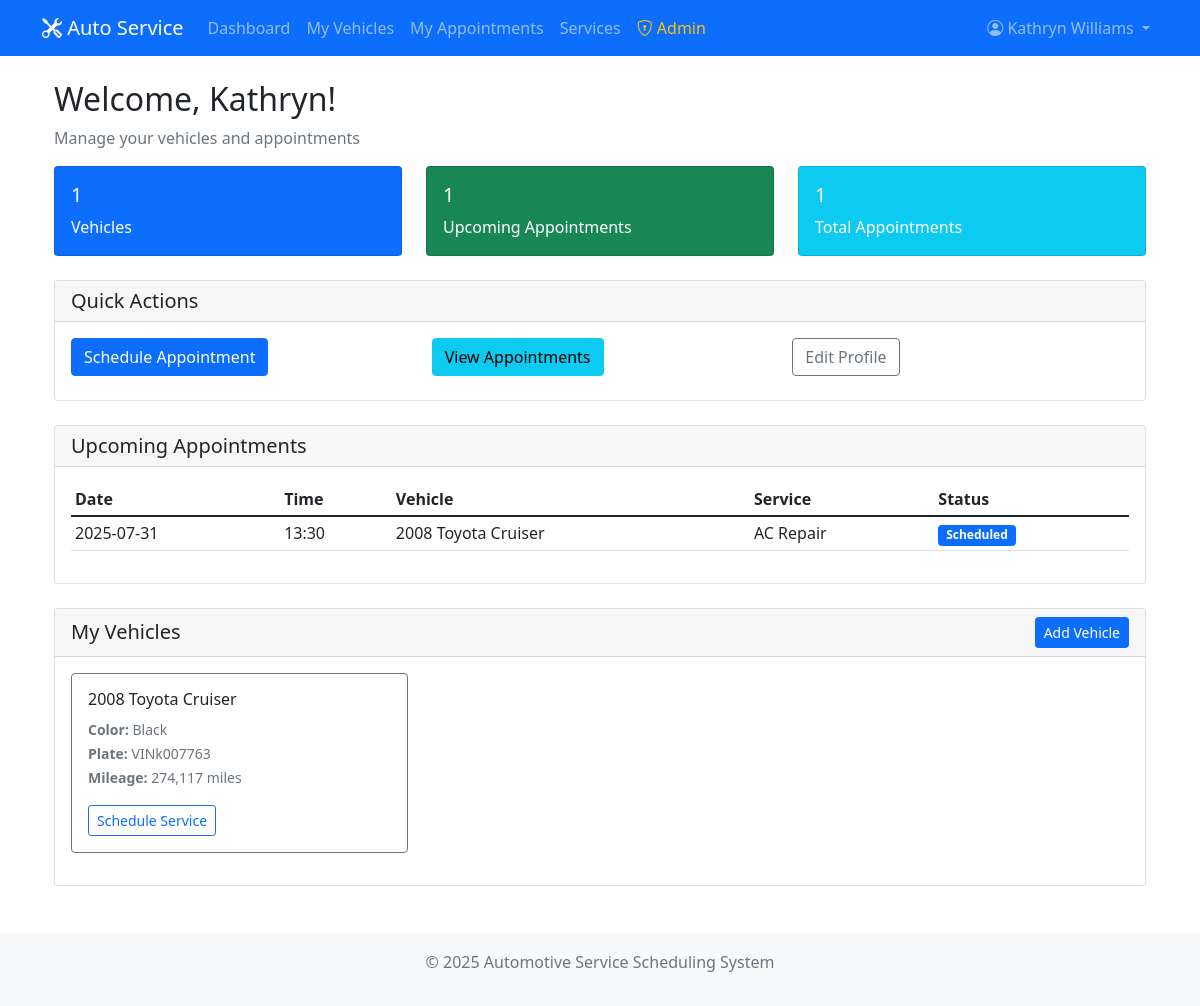
The app's page /dashboard (signed in), older data.
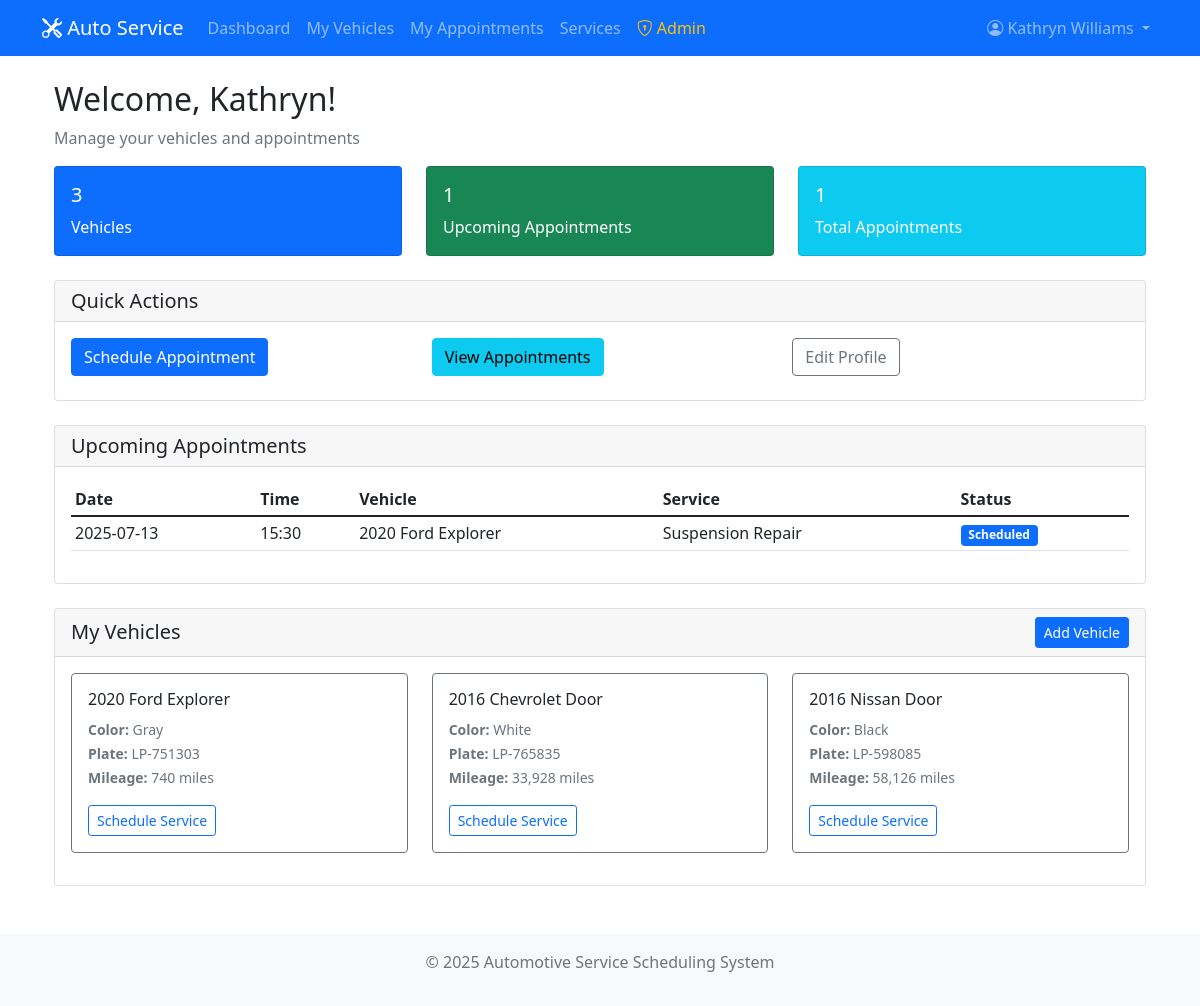
The same page, newer data.
### tables this page shows
CREATE TABLE customers (
    id INTEGER PRIMARY KEY AUTOINCREMENT,
    first_name TEXT NOT NULL,
    last_name TEXT NOT NULL,
    email TEXT UNIQUE NOT NULL,
    password TEXT NOT NULL,
    phone TEXT NOT NULL,
    address TEXT,
    created_at TIMESTAMP DEFAULT CURRENT_TIMESTAMP
);

CREATE TABLE appointments (
    id INTEGER PRIMARY KEY AUTOINCREMENT,
    customer_id INTEGER NOT NULL,
    vehicle_id INTEGER NOT NULL,
    service_id INTEGER NOT NULL,
    appointment_date DATE NOT NULL,
    appointment_time TIME NOT NULL,
    status TEXT DEFAULT 'scheduled',
    notes TEXT,
    created_at TIMESTAMP DEFAULT CURRENT_TIMESTAMP,
    FOREIGN KEY (customer_id) REFERENCES customers (id),
    FOREIGN KEY (vehicle_id) REFERENCES vehicles (id),
    FOREIGN KEY (service_id) REFERENCES services (id)
);

CREATE TABLE vehicles (
    id INTEGER PRIMARY KEY AUTOINCREMENT,
    customer_id INTEGER NOT NULL,
    make TEXT NOT NULL,
    model TEXT NOT NULL,
    year INTEGER NOT NULL,
    vin TEXT UNIQUE,
    license_plate TEXT,
    color TEXT,
    mileage INTEGER,
    created_at TIMESTAMP DEFAULT CURRENT_TIMESTAMP,
    FOREIGN KEY (customer_id) REFERENCES customers (id)
);

CREATE TABLE services (
    id INTEGER PRIMARY KEY AUTOINCREMENT,
    name TEXT NOT NULL,
    description TEXT,
    estimated_duration INTEGER NOT NULL, -- in minutes
    price DECIMAL(10,2) NOT NULL,
    is_active BOOLEAN DEFAULT 1
);

### app.py (the view)
@app.route('/dashboard')
@login_required
def dashboard():
    customer_id = session['customer_id']
    conn = get_db_connection()
    vehicles = conn.execute(
        'SELECT * FROM vehicles WHERE customer_id = ? ORDER BY year DESC, make, model',
        (customer_id,)
    ).fetchall()
    appointments = conn.execute('''
        SELECT a.*, v.make, v.model, v.year, s.name as service_name, s.price
        FROM appointments a
        JOIN vehicles v ON a.vehicle_id = v.id
        JOIN services s ON a.service_id = s.id
        WHERE a.customer_id = ?
        ORDER BY a.appointment_date DESC, a.appointment_time DESC
    ''', (customer_id,)).fetchall()
    upcoming_appointments = conn.execute('''
        SELECT a.*, v.make, v.model, v.year, s.name as service_name, s.price
        FROM appointments a
        JOIN vehicles v ON a.vehicle_id = v.id
        JOIN services s ON a.service_id = s.id
        WHERE a.customer_id = ? AND a.appointment_date >= date('now')
        ORDER BY a.appointment_date ASC, a.appointment_time ASC
    ''', (customer_id,)).fetchall()
    conn.close()
    current_customer = get_current_customer()
    return render_template('dashboard.html',
                         current_customer=current_customer,
                         vehicles=vehicles,
                         appointments=appointments,
                         upcoming_appointments=upcoming_appointments)

### app.py (called while the page is built)
def get_db_connection():
    conn = sqlite3.connect(DATABASE)
    conn.row_factory = sqlite3.Row
    return conn

def login_required(f):
    @wraps(f)
    def decorated_function(*args, **kwargs):
        if 'customer_id' not in session:
            flash('Please log in to access this page.', 'warning')
            return redirect(url_for('login'))
        return f(*args, **kwargs)
    return decorated_function

def get_current_customer():
    if 'customer_id' not in session:
        return None
    conn = get_db_connection()
    customer = conn.execute(
        'SELECT * FROM customers WHERE id = ?',
        (session['customer_id'],)
    ).fetchone()
    conn.close()
    return customer

### templates/dashboard.html (shortened to what this page needs)
{% extends "base.html" %}
{% block content %}
<div class="container mt-4">
    <div class="row">
        <div class="col-12">
            <h2>Welcome, {{ current_customer.first_name }}!</h2>
            <p class="text-muted">Manage your vehicles and appointments</p>
        </div>
    </div>
    <div class="row mb-4">
        <div class="col-md-4">
            <div class="card bg-primary text-white">
                <div class="card-body">
                    <h5 class="card-title">{{ vehicles|length }}</h5>
                    <p class="card-text">Vehicles</p>
                </div>
            </div>
        </div>
        <div class="col-md-4">
            <div class="card bg-success text-white">
                <div class="card-body">
                    <h5 class="card-title">{{ upcoming_appointments|length }}</h5>
                    <p class="card-text">Upcoming Appointments</p>
                </div>
            </div>
        </div>
        <div class="col-md-4">
            <div class="card bg-info text-white">
                <div class="card-body">
                    <h5 class="card-title">{{ appointments|length }}</h5>
                    <p class="card-text">Total Appointments</p>
                </div>
            </div>
        </div>
    </div>
    <div class="row mb-4">
        <div class="col-12">
            <div class="card">
                <div class="card-header">
                    <h5 class="mb-0">Quick Actions</h5>
                </div>
                <div class="card-body">
                    <div class="row">
                        <div class="col-md-4">
                            <a href="{{ url_for('add_appointment') }}" class="btn btn-primary btn-block mb-2">
                                 Schedule Appointment
                            </a>
                        </div>
                        <div class="col-md-4">
                            <a href="{{ url_for('my_appointments') }}" class="btn btn-info btn-block mb-2">
                                 View Appointments
                            </a>
                        </div>
                        <div class="col-md-4">
                            <a href="{{ url_for('profile') }}" class="btn btn-outline-secondary btn-block mb-2">
                                 Edit Profile
                            </a>
                        </div>
                    </div>
                </div>
            </div>
        </div>
    </div>
    {% if upcoming_appointments %}
    <div class="row mb-4">
        <div class="col-12">
            <div class="card">
                <div class="card-header">
                    <h5 class="mb-0">Upcoming Appointments</h5>
                </div>
                <div class="card-body">
                    <div class="table-responsive">
                        <table class="table table-sm">
                            <thead>
                                <tr>
                                    <th>Date</th>
                                    <th>Time</th>
                                    <th>Vehicle</th>
                                    <th>Service</th>
                                    <th>Status</th>
                                </tr>
                            </thead>
                            <tbody>
                                {% for appointment in upcoming_appointments[:5] %}
                                <tr>
                                    <td>{{ appointment.appointment_date }}</td>
                                    <td>{{ appointment.appointment_time }}</td>
                                    <td>{{ appointment.year }} {{ appointment.make }} {{ appointment.model }}</td>
                                    <td>{{ appointment.service_name }}</td>
                                    <td>
                                        <span class="badge bg-primary">{{ appointment.status.title() }}</span>
                                    </td>
                                </tr>
                                {% endfor %}
                            </tbody>
                        </table>
                    </div>
                </div>
            </div>
        </div>
    </div>
    {% endif %}
    <div class="row">
        <div class="col-12">
            <div class="card">
                <div class="card-header d-flex justify-content-between align-items-center">
                    <h5 class="mb-0">My Vehicles</h5>
                    <a href="{{ url_for('add_vehicle') }}" class="btn btn-sm btn-primary">
                         Add Vehicle
                    </a>
                </div>
                <div class="card-body">
                    {% if vehicles %}
                    <div class="row">
                        {% for vehicle in vehicles %}
                        <div class="col-md-6 col-lg-4 mb-3">
                            <div class="card border-secondary">
                                <div class="card-body">
                                    <h6 class="card-title">{{ vehicle.year }} {{ vehicle.make }} {{ vehicle.model }}</h6>
                                    <p class="card-text text-muted">
                                        <small>
                                            {% if vehicle.color %}<strong>Color:</strong> {{ vehicle.color }}<br>{% endif %}
                                            {% if vehicle.license_plate %}<strong>Plate:</strong> {{ vehicle.license_plate }}<br>{% endif %}
                                            {% if vehicle.mileage %}<strong>Mileage:</strong> {{ "{:,}".format(vehicle.mileage) }} miles{% endif %}
                                        </small>
                                    </p>
                                    <a href="{{ url_for('add_appointment') }}?vehicle_id={{ vehicle.id }}" class="btn btn-sm btn-outline-primary">
                                        Schedule Service
                                    </a>
                                </div>
                            </div>
                        </div>
                        {% endfor %}
                    </div>
                    {% else %}
                    <div class="text-center py-4">
                        <p class="text-muted">No vehicles registered yet.</p>
                        <a href="{{ url_for('add_vehicle') }}" class="btn btn-primary">Add Your First Vehicle</a>
                    </div>
                    {% endif %}
                </div>
            </div>
        </div>
    </div>
</div>
{% endblock %}

### templates/base.html (shortened to what this page needs)
<!DOCTYPE html>
<html lang="en">
<head>
    <link href="https://cdn.jsdelivr.net/npm/bootstrap@5.1.3/dist/css/bootstrap.min.css" rel="stylesheet">
    <link href="https://cdn.jsdelivr.net/npm/bootstrap-icons@1.8.1/font/bootstrap-icons.css" rel="stylesheet">
</head>
<body>
    <nav class="navbar navbar-expand-lg navbar-dark bg-primary">
        <div class="container">
            <a class="navbar-brand" href="{{ url_for('index') }}">
                <i class="bi bi-tools"></i> Auto Service
            </a>
            <div class="collapse navbar-collapse" id="navbarNav">
                <ul class="navbar-nav me-auto">
                    {% if session.customer_id %}
                    <li class="nav-item">
                        <a class="nav-link" href="{{ url_for('dashboard') }}">Dashboard</a>
                    </li>
                    <li class="nav-item">
                        <a class="nav-link" href="{{ url_for('my_vehicles') }}">My Vehicles</a>
                    </li>
                    <li class="nav-item">
                        <a class="nav-link" href="{{ url_for('my_appointments') }}">My Appointments</a>
                    </li>
                    {% endif %}
                    <li class="nav-item">
                        <a class="nav-link" href="{{ url_for('services') }}">Services</a>
                    </li>
                    <li class="nav-item">
                        <a class="nav-link text-warning" href="{{ url_for('admin_login') }}">
                            <i class="bi bi-shield-lock"></i> Admin
                        </a>
                    </li>
                </ul>
                <ul class="navbar-nav">
                    {% if session.customer_id %}
                    <li class="nav-item dropdown">
                        <a class="nav-link dropdown-toggle" href="#" id="navbarDropdown" role="button" data-bs-toggle="dropdown">
                            <i class="bi bi-person-circle"></i> {{ session.customer_name }}
                        </a>
                    </li>
                    {% endif %}
                </ul>
            </div>
        </div>
    </nav>
    <div class="container mt-4">
        {% block content %}{% endblock %}
    </div>
    <footer class="bg-light text-center text-muted py-3 mt-5">
        <div class="container">
            <p>&copy; 2025 Automotive Service Scheduling System</p>
        </div>
    </footer>
</body>
</html>

Row changes from the older to the newer data that the page shows:
removed vehicles: year "2008", make "Toyota", model "Cruiser", color "Black", license_plate "VINk007763", mileage "274,117"
changed appointments "Scheduled": appointment_date "2025-07-31" → "2025-07-13"; appointment_time "13:30" → "15:30"; year "2008" → "2020"; make "Toyota" → "Ford"; model "Cruiser" → "Explorer"; service_name "AC Repair" → "Suspension Repair"
now on this page (row edited): vehicles: year "2020", make "Ford", model "Explorer", color "Gray", license_plate "LP-751303", mileage "740"
added vehicles: year "2016", make "Chevrolet", model "Door", color "White", license_plate "LP-765835", mileage "33,928"
added vehicles: year "2016", make "Nissan", model "Door", color "Black", license_plate "LP-598085", mileage "58,126"
Text that changed along with them:
{{ vehicles|length }}: "1" → "3"
